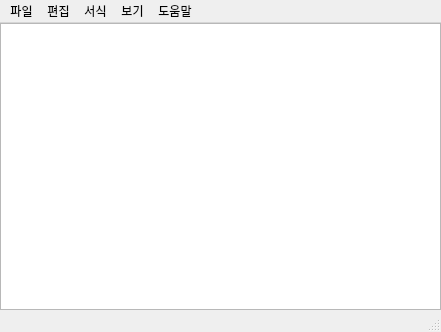
<?xml version="1.0" encoding="UTF-8"?>
<ui version="4.0">
 <class>MainWindow</class>
 <widget class="QMainWindow" name="MainWindow">
  <property name="geometry">
   <rect>
    <x>0</x>
    <y>0</y>
    <width>441</width>
    <height>332</height>
   </rect>
  </property>
  <property name="windowTitle">
   <string>PyQt</string>
  </property>
  <widget class="QWidget" name="centralwidget">
   <layout class="QGridLayout" name="gridLayout">
    <property name="leftMargin">
     <number>0</number>
    </property>
    <property name="topMargin">
     <number>0</number>
    </property>
    <property name="rightMargin">
     <number>0</number>
    </property>
    <property name="bottomMargin">
     <number>0</number>
    </property>
    <item row="0" column="0">
     <layout class="QGridLayout" name="gridLayout_2">
      <item row="0" column="0">
       <widget class="QPlainTextEdit" name="plainTextEdit"/>
      </item>
     </layout>
    </item>
   </layout>
  </widget>
  <widget class="QMenuBar" name="menubar">
   <property name="geometry">
    <rect>
     <x>0</x>
     <y>0</y>
     <width>441</width>
     <height>21</height>
    </rect>
   </property>
   <widget class="QMenu" name="menuFile">
    <property name="title">
     <string>파일</string>
    </property>
    <addaction name="actionOpen"/>
    <addaction name="actionSave"/>
    <addaction name="actionSaveAs"/>
    <addaction name="actionClose"/>
   </widget>
   <widget class="QMenu" name="menuEdit">
    <property name="title">
     <string>편집</string>
    </property>
    <addaction name="actionUndo"/>
    <addaction name="separator"/>
    <addaction name="actionCut"/>
    <addaction name="actionCopy"/>
    <addaction name="actionPaste"/>
    <addaction name="separator"/>
    <addaction name="actionFind"/>
    <addaction name="actionNextFind"/>
    <addaction name="actionPrevFind"/>
    <addaction name="actionReplace"/>
    <addaction name="actionGo"/>
    <addaction name="separator"/>
    <addaction name="actionAllSelect"/>
    <addaction name="actionDateTime"/>
    <addaction name="separator"/>
    <addaction name="actionFont"/>
   </widget>
   <widget class="QMenu" name="menuForm">
    <property name="title">
     <string>서식</string>
    </property>
   </widget>
   <widget class="QMenu" name="menuView">
    <property name="title">
     <string>보기</string>
    </property>
   </widget>
   <widget class="QMenu" name="menuHelp">
    <property name="title">
     <string>도움말</string>
    </property>
   </widget>
   <addaction name="menuFile"/>
   <addaction name="menuEdit"/>
   <addaction name="menuForm"/>
   <addaction name="menuView"/>
   <addaction name="menuHelp"/>
  </widget>
  <widget class="QStatusBar" name="statusbar"/>
  <action name="actionOpen">
   <property name="text">
    <string>열기</string>
   </property>
   <property name="shortcut">
    <string>Ctrl+O</string>
   </property>
  </action>
  <action name="actionSave">
   <property name="text">
    <string>저장</string>
   </property>
   <property name="shortcut">
    <string>Ctrl+S</string>
   </property>
  </action>
  <action name="actionSaveAs">
   <property name="text">
    <string>다른 이름으로 저장</string>
   </property>
   <property name="shortcut">
    <string>Ctrl+Shift+S</string>
   </property>
  </action>
  <action name="actionClose">
   <property name="text">
    <string>끝내기</string>
   </property>
  </action>
  <action name="actionUndo">
   <property name="text">
    <string>실행 취소</string>
   </property>
   <property name="shortcut">
    <string>Ctrl+Z</string>
   </property>
  </action>
  <action name="actionCut">
   <property name="text">
    <string>잘라내기</string>
   </property>
   <property name="shortcut">
    <string>Ctrl+X</string>
   </property>
  </action>
  <action name="actionCopy">
   <property name="text">
    <string>복사</string>
   </property>
   <property name="shortcut">
    <string>Ctrl+C</string>
   </property>
  </action>
  <action name="actionPaste">
   <property name="text">
    <string>붙여넣기</string>
   </property>
   <property name="shortcut">
    <string>Ctrl+V</string>
   </property>
  </action>
  <action name="actionFind">
   <property name="text">
    <string>찾기</string>
   </property>
   <property name="shortcut">
    <string>Ctrl+F</string>
   </property>
  </action>
  <action name="actionNextFind">
   <property name="text">
    <string>다음 찾기</string>
   </property>
   <property name="shortcut">
    <string>F3</string>
   </property>
  </action>
  <action name="actionPrevFind">
   <property name="text">
    <string>이전 찾기</string>
   </property>
   <property name="shortcut">
    <string>Shift+F3</string>
   </property>
  </action>
  <action name="actionReplace">
   <property name="text">
    <string>바꾸기</string>
   </property>
   <property name="shortcut">
    <string>Ctrl+H</string>
   </property>
  </action>
  <action name="actionGo">
   <property name="text">
    <string>이동</string>
   </property>
   <property name="shortcut">
    <string>Ctrl+G</string>
   </property>
  </action>
  <action name="actionAllSelect">
   <property name="text">
    <string>모두 선택</string>
   </property>
  </action>
  <action name="actionDateTime">
   <property name="text">
    <string>시간/날짜</string>
   </property>
   <property name="shortcut">
    <string>F5</string>
   </property>
  </action>
  <action name="actionFont">
   <property name="text">
    <string>글꼴</string>
   </property>
  </action>
 </widget>
 <resources/>
 <connections/>
</ui>
